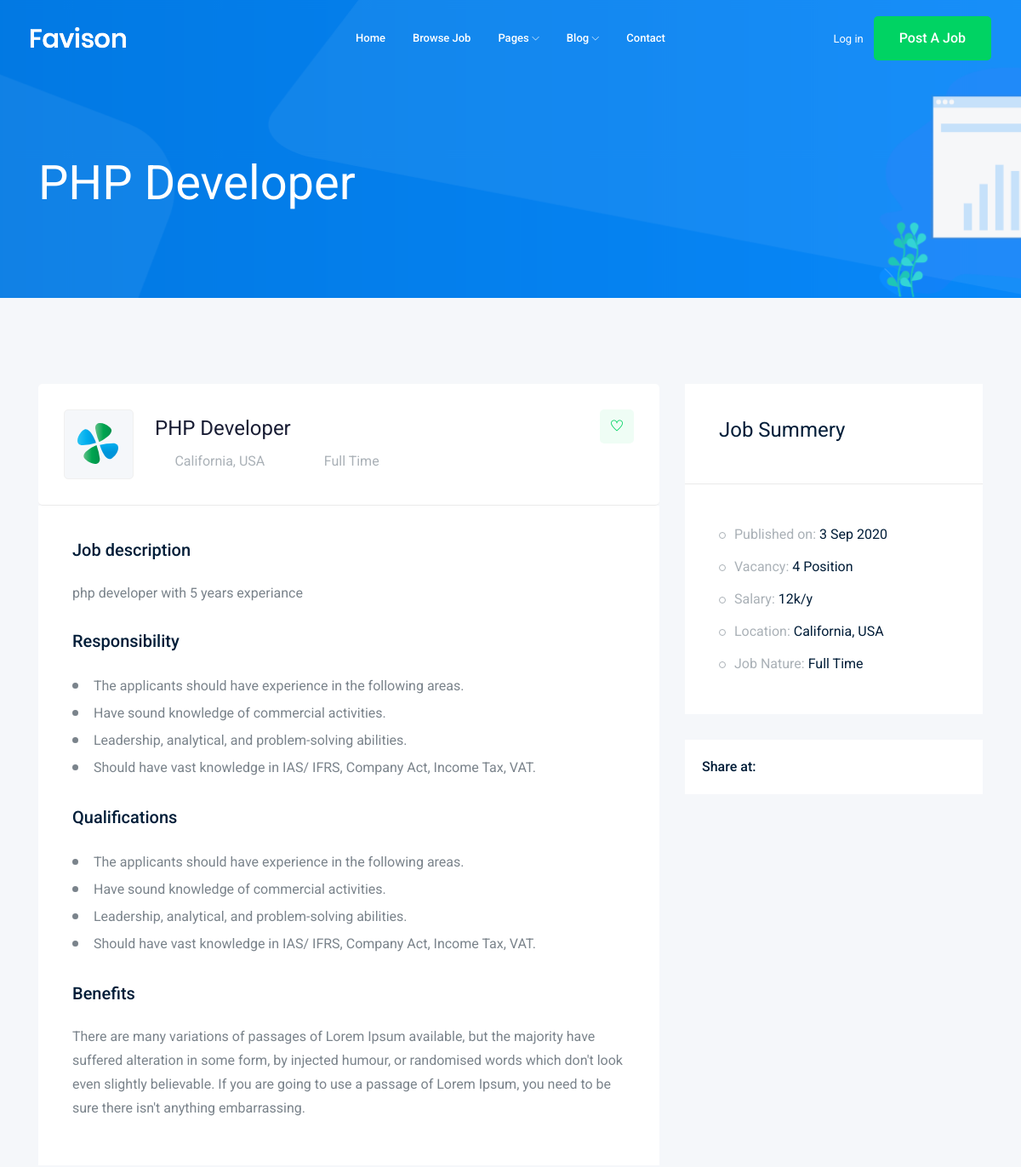
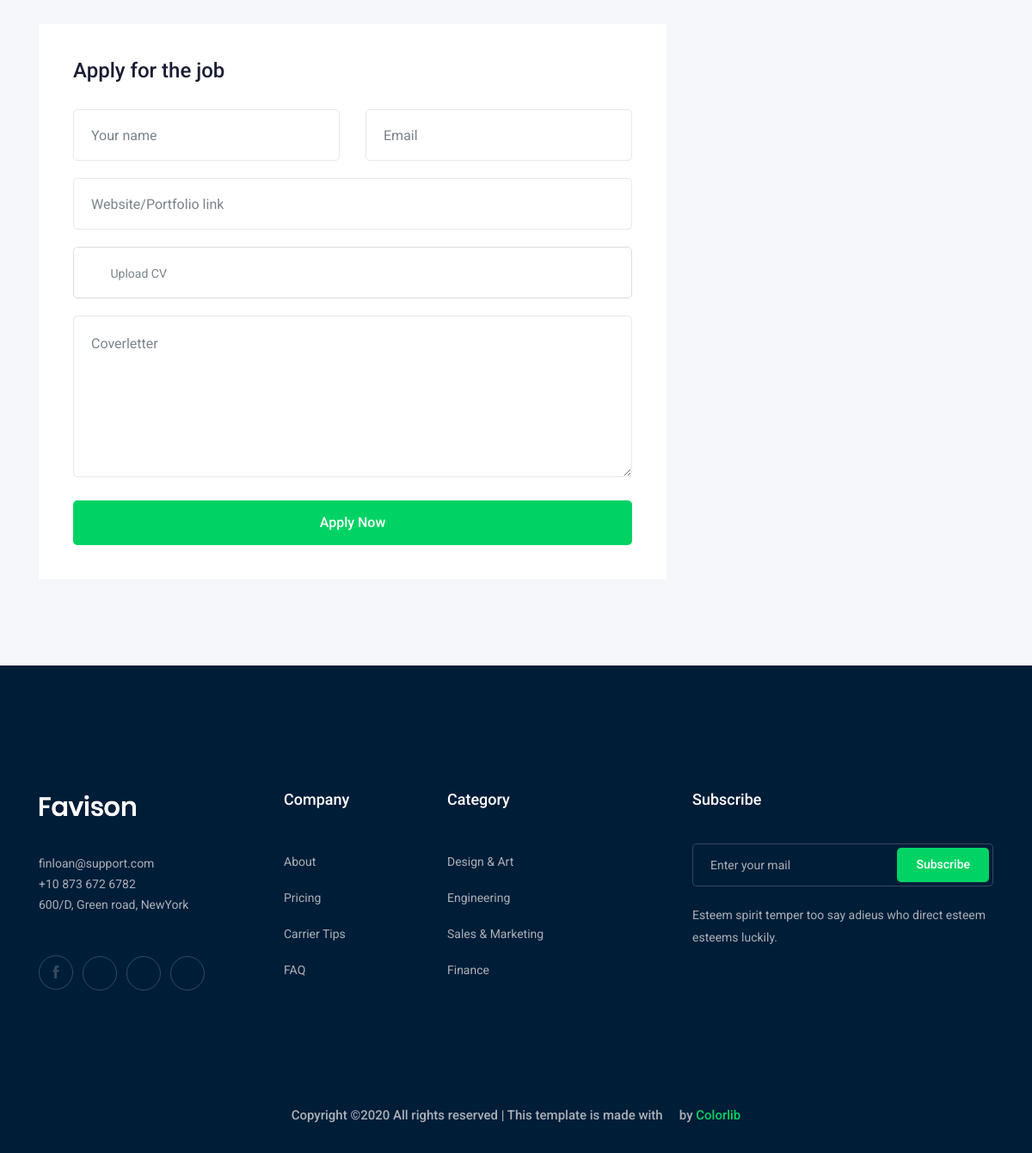
The page /job/4 on the database its author committed (2 pictures, top to bottom).
### job/models.py (models this page shows)
class job(models.Model): # tabel
    title = models.CharField(max_length=100) # column
    job_type = models.CharField(max_length=15,choices=JOB_TYPE)
    description = models.TextField(max_length=1000)
    puplished_at = models.DateTimeField(auto_now_add=True)
    vacancy = models.IntegerField(default=1)
    salary = models.IntegerField(default=0)
    experience = models.IntegerField(default=1)
    category = models.ForeignKey('Category',on_delete=models.CASCADE)
    image = models.ImageField(upload_to=image_upload)
    def __str__(self):
        return self.title

### job/views.py (the view)
# urls.py: path('<int:id>',views.job_details,name='job_details'),
def job_details(request,id):
    job_details = job.objects.get(id=id)
    context = {'job':job_details}
    return render(request,'job/job_details.html',context)

### job/templates/job/job_details.html (shortened to what this page needs)
{% extends 'base.html' %}
{% block body %}
    <div class="bradcam_area bradcam_bg_1">
        <div class="container">
            <div class="row">
                <div class="col-xl-12">
                    <div class="bradcam_text">
                        <h3>{{job}}</h3>
                    </div>
                </div>
            </div>
        </div>
    </div>
    <div class="job_details_area">
        <div class="container">
            <div class="row">
                <div class="col-lg-8">
                    <div class="job_details_header">
                        <div class="single_jobs white-bg d-flex justify-content-between">
                            <div class="jobs_left d-flex align-items-center">
                                <div class="thumb">
                                    <img src="img/svg_icon/1.svg" alt="">
                                </div>
                                <div class="jobs_conetent">
                                    <a href="#"><h4>{{job}}</h4></a>
                                    <div class="links_locat d-flex align-items-center">
                                        <div class="location">
                                            <p> <i class="fa fa-map-marker"></i> California, USA</p>
                                        </div>
                                        <div class="location">
                                            <p> <i class="fa fa-clock-o"></i>{{job.job_type}}</p>
                                        </div>
                                    </div>
                                </div>
                            </div>
                            <div class="jobs_right">
                                <div class="apply_now">
                                    <a class="heart_mark" href="#"> <i class="ti-heart"></i> </a>
                                </div>
                            </div>
                        </div>
                    </div>
                    <div class="descript_wrap white-bg">
                        <div class="single_wrap">
                            <h4>Job description</h4>
                            <p>{{job.description}}</p>
                        </div>
                        <div class="single_wrap">
                            <h4>Responsibility</h4>
                            <ul>
                                <li>The applicants should have experience in the following areas.
                                </li>
                                <li>Have sound knowledge of commercial activities.</li>
                                <li>Leadership, analytical, and problem-solving abilities.</li>
                                <li>Should have vast knowledge in IAS/ IFRS, Company Act, Income Tax, VAT.</li>
                            </ul>
                        </div>
                        <div class="single_wrap">
                            <h4>Qualifications</h4>
                            <ul>
                                <li>The applicants should have experience in the following areas.
                                </li>
                                <li>Have sound knowledge of commercial activities.</li>
                                <li>Leadership, analytical, and problem-solving abilities.</li>
                                <li>Should have vast knowledge in IAS/ IFRS, Company Act, Income Tax, VAT.</li>
                            </ul>
                        </div>
                        <div class="single_wrap">
                            <h4>Benefits</h4>
                            <p>There are many variations of passages of Lorem Ipsum available, but the majority have suffered alteration in some form, by injected humour, or randomised words which don't look even slightly believable. If you are going to use a passage of Lorem Ipsum, you need to be sure there isn't anything embarrassing.</p>
                        </div>
                    </div>
                    <div class="apply_job_form white-bg">
                        <h4>Apply for the job</h4>
                        <form action="#">
                            <div class="row">
                                <div class="col-md-6">
                                    <div class="input_field">
                                        <input type="text" placeholder="Your name">
                                    </div>
                                </div>
                                <div class="col-md-6">
                                    <div class="input_field">
                                        <input type="text" placeholder="Email">
                                    </div>
                                </div>
                                <div class="col-md-12">
                                    <div class="input_field">
                                        <input type="text" placeholder="Website/Portfolio link">
                                    </div>
                                </div>
                                <div class="col-md-12">
                                    <div class="input-group">
                                        <div class="input-group-prepend">
                                          <button type="button" id="inputGroupFileAddon03"><i class="fa fa-cloud-upload" aria-hidden="true"></i>
                                          </button>
                                        </div>
                                        <div class="custom-file">
                                          <label class="custom-file-label" for="inputGroupFile03">Upload CV</label>
                                        </div>
                                      </div>
                                </div>
                                <div class="col-md-12">
                                    <div class="input_field">
                                        <textarea name="#" id="" cols="30" rows="10" placeholder="Coverletter"></textarea>
                                    </div>
                                </div>
                                <div class="col-md-12">
                                    <div class="submit_btn">
                                        <button class="boxed-btn3 w-100" type="submit">Apply Now</button>
                                    </div>
                                </div>
                            </div>
                        </form>
                    </div>
                </div>
                <div class="col-lg-4">
                    <div class="job_sumary">
                        <div class="summery_header">
                            <h3>Job Summery</h3>
                        </div>
                        <div class="job_content">
                            <ul>
                                <li>Published on: <span>{{job.puplished_at| date:'j M Y'}}</span></li>
                                <li>Vacancy: <span>{{job.vacancy}} Position</span></li>
                                <li>Salary: <span>{{job.salary}}k/y</span></li>
                                <li>Location: <span>California, USA</span></li>
                                <li>Job Nature: <span>{{job.job_type}}</span></li>
                            </ul>
                        </div>
                    </div>
                    <div class="share_wrap d-flex">
                        <span>Share at:</span>
                        <ul>
                            <li><a href="#"> <i class="fa fa-facebook"></i></a> </li>
                            <li><a href="#"> <i class="fa fa-google-plus"></i></a> </li>
                            <li><a href="#"> <i class="fa fa-twitter"></i></a> </li>
                            <li><a href="#"> <i class="fa fa-envelope"></i></a> </li>
                        </ul>
                    </div>
                    <div class="job_location_wrap">
                        <div class="job_lok_inner">
                            <div id="map" style="height: 200px;"></div>
                          </div>
                    </div>
                </div>
            </div>
        </div>
    </div>
{% endblock body %}

### rows shown on the page
job: title "PHP Developer", job_type "Full Time", description "php developer with 5 years experiance", puplished_at "3 Sep 2020", vacancy "4", salary "12"
